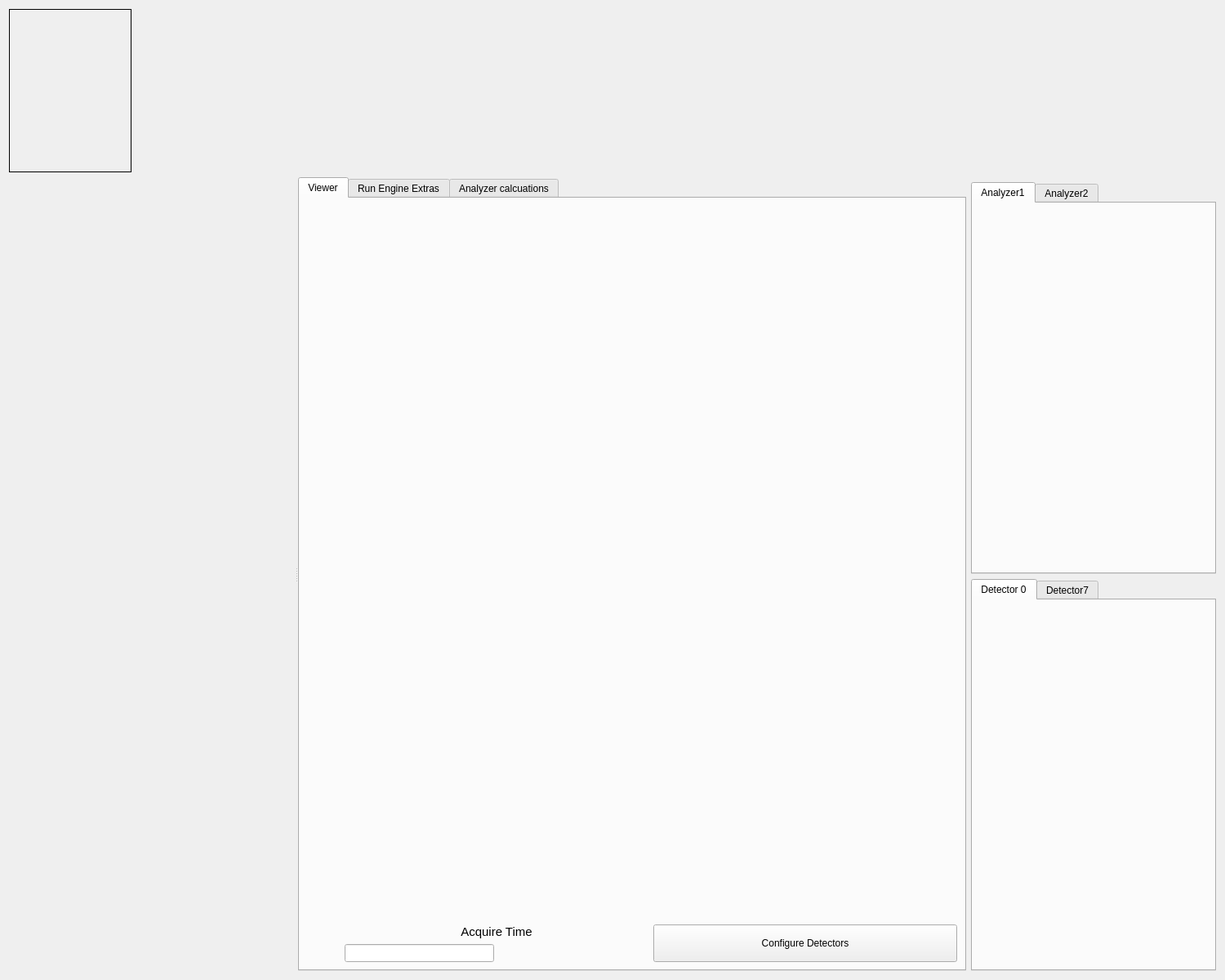
<?xml version="1.0" encoding="UTF-8"?>
<ui version="4.0">
 <class>Form</class>
 <widget class="QWidget" name="Form">
  <property name="geometry">
   <rect>
    <x>0</x>
    <y>0</y>
    <width>1500</width>
    <height>1200</height>
   </rect>
  </property>
  <property name="windowTitle">
   <string>Form</string>
  </property>
  <layout class="QVBoxLayout" name="verticalLayout_7">
   <item>
    <layout class="QHBoxLayout" name="horizontalLayout_2">
     <item>
      <widget class="PyDMEmbeddedDisplay" name="PyDMEmbeddedDisplay">
       <property name="sizePolicy">
        <sizepolicy hsizetype="Fixed" vsizetype="Fixed">
         <horstretch>0</horstretch>
         <verstretch>0</verstretch>
        </sizepolicy>
       </property>
       <property name="minimumSize">
        <size>
         <width>150</width>
         <height>200</height>
        </size>
       </property>
       <property name="maximumSize">
        <size>
         <width>150</width>
         <height>200</height>
        </size>
       </property>
       <property name="toolTip">
        <string/>
       </property>
       <property name="frameShape">
        <enum>QFrame::Box</enum>
       </property>
       <property name="filename" stdset="0">
        <string>extra_ui/reactor_power.ui</string>
       </property>
      </widget>
     </item>
     <item>
      <widget class="PyDMEmbeddedDisplay" name="RE_embedded_display">
       <property name="sizePolicy">
        <sizepolicy hsizetype="Expanding" vsizetype="Preferred">
         <horstretch>0</horstretch>
         <verstretch>0</verstretch>
        </sizepolicy>
       </property>
       <property name="minimumSize">
        <size>
         <width>0</width>
         <height>200</height>
        </size>
       </property>
       <property name="maximumSize">
        <size>
         <width>16777215</width>
         <height>200</height>
        </size>
       </property>
       <property name="toolTip">
        <string/>
       </property>
       <property name="filename" stdset="0">
        <string>re_screen.py</string>
       </property>
      </widget>
     </item>
    </layout>
   </item>
   <item>
    <layout class="QHBoxLayout" name="horizontalLayout_3">
     <item>
      <widget class="QSplitter" name="splitter">
       <property name="sizePolicy">
        <sizepolicy hsizetype="Expanding" vsizetype="Expanding">
         <horstretch>0</horstretch>
         <verstretch>0</verstretch>
        </sizepolicy>
       </property>
       <property name="orientation">
        <enum>Qt::Horizontal</enum>
       </property>
       <widget class="PyDMEmbeddedDisplay" name="PyDMEmbeddedDisplay_4">
        <property name="minimumSize">
         <size>
          <width>350</width>
          <height>0</height>
         </size>
        </property>
        <property name="toolTip">
         <string/>
        </property>
        <property name="filename" stdset="0">
         <string>re_plans.py</string>
        </property>
       </widget>
       <widget class="PyDMTabWidget" name="PyDMTabWidget">
        <property name="enabled">
         <bool>true</bool>
        </property>
        <property name="sizePolicy">
         <sizepolicy hsizetype="Expanding" vsizetype="Expanding">
          <horstretch>1</horstretch>
          <verstretch>0</verstretch>
         </sizepolicy>
        </property>
        <property name="minimumSize">
         <size>
          <width>500</width>
          <height>0</height>
         </size>
        </property>
        <property name="sizeIncrement">
         <size>
          <width>0</width>
          <height>0</height>
         </size>
        </property>
        <property name="baseSize">
         <size>
          <width>0</width>
          <height>0</height>
         </size>
        </property>
        <property name="toolTip">
         <string/>
        </property>
        <property name="whatsThis">
         <string/>
        </property>
        <property name="currentIndex">
         <number>0</number>
        </property>
        <property name="iconSize">
         <size>
          <width>30</width>
          <height>30</height>
         </size>
        </property>
        <property name="alarmChannels">
         <stringlist>
          <string></string>
          <string></string>
          <string></string>
         </stringlist>
        </property>
        <widget class="QWidget" name="Viewer_Tab">
         <property name="sizePolicy">
          <sizepolicy hsizetype="Preferred" vsizetype="Preferred">
           <horstretch>0</horstretch>
           <verstretch>0</verstretch>
          </sizepolicy>
         </property>
         <attribute name="title">
          <string>Viewer</string>
         </attribute>
         <layout class="QVBoxLayout" name="verticalLayout_9">
          <item>
           <widget class="PyDMFrame" name="Data_Viewer">
            <property name="sizePolicy">
             <sizepolicy hsizetype="Preferred" vsizetype="Preferred">
              <horstretch>0</horstretch>
              <verstretch>1</verstretch>
             </sizepolicy>
            </property>
            <property name="minimumSize">
             <size>
              <width>500</width>
              <height>500</height>
             </size>
            </property>
            <property name="toolTip">
             <string/>
            </property>
            <layout class="QVBoxLayout" name="verticalLayout_12"/>
           </widget>
          </item>
          <item>
           <layout class="QHBoxLayout" name="horizontalLayout_4">
            <item>
             <widget class="PyDMByteIndicator" name="PyDMByteIndicator">
              <property name="sizePolicy">
               <sizepolicy hsizetype="Fixed" vsizetype="Fixed">
                <horstretch>0</horstretch>
                <verstretch>0</verstretch>
               </sizepolicy>
              </property>
              <property name="minimumSize">
               <size>
                <width>40</width>
                <height>40</height>
               </size>
              </property>
              <property name="baseSize">
               <size>
                <width>0</width>
                <height>0</height>
               </size>
              </property>
              <property name="toolTip">
               <string/>
              </property>
              <property name="alarmSensitiveBorder" stdset="0">
               <bool>false</bool>
              </property>
              <property name="channel" stdset="0">
               <string>ca://${P}he3PSD:Acquire_RBV</string>
              </property>
              <property name="showLabels" stdset="0">
               <bool>false</bool>
              </property>
              <property name="circles" stdset="0">
               <bool>true</bool>
              </property>
             </widget>
            </item>
            <item>
             <layout class="QVBoxLayout" name="verticalLayout_4">
              <item>
               <widget class="PyDMLabel" name="PyDMLabel_2">
                <property name="font">
                 <font>
                  <pointsize>11</pointsize>
                 </font>
                </property>
                <property name="toolTip">
                 <string/>
                </property>
                <property name="layoutDirection">
                 <enum>Qt::LeftToRight</enum>
                </property>
                <property name="text">
                 <string>Acquire Time</string>
                </property>
                <property name="alignment">
                 <set>Qt::AlignCenter</set>
                </property>
               </widget>
              </item>
              <item>
               <layout class="QHBoxLayout" name="horizontalLayout">
                <item>
                 <widget class="PyDMLineEdit" name="PyDMLineEdit">
                  <property name="sizePolicy">
                   <sizepolicy hsizetype="Preferred" vsizetype="Fixed">
                    <horstretch>0</horstretch>
                    <verstretch>0</verstretch>
                   </sizepolicy>
                  </property>
                  <property name="minimumSize">
                   <size>
                    <width>40</width>
                    <height>0</height>
                   </size>
                  </property>
                  <property name="toolTip">
                   <string/>
                  </property>
                  <property name="channel" stdset="0">
                   <string>ca://${P}he3PSD:AcquireTime</string>
                  </property>
                 </widget>
                </item>
                <item>
                 <widget class="PyDMLabel" name="PyDMLabel">
                  <property name="toolTip">
                   <string/>
                  </property>
                  <property name="showUnits" stdset="0">
                   <bool>true</bool>
                  </property>
                  <property name="channel" stdset="0">
                   <string>ca://${P}he3PSD:AcquireTime_RBV</string>
                  </property>
                 </widget>
                </item>
               </layout>
              </item>
             </layout>
            </item>
            <item>
             <widget class="PyDMRelatedDisplayButton" name="PyDMRelatedDisplayButton">
              <property name="sizePolicy">
               <sizepolicy hsizetype="Preferred" vsizetype="Preferred">
                <horstretch>0</horstretch>
                <verstretch>0</verstretch>
               </sizepolicy>
              </property>
              <property name="minimumSize">
               <size>
                <width>150</width>
                <height>0</height>
               </size>
              </property>
              <property name="maximumSize">
               <size>
                <width>16777215</width>
                <height>16777215</height>
               </size>
              </property>
              <property name="toolTip">
               <string/>
              </property>
              <property name="text">
               <string>Configure Detectors</string>
              </property>
              <property name="filenames" stdset="0">
               <stringlist>
                <string>he3_detectors.ui</string>
                <string>he3_detectors.ui</string>
               </stringlist>
              </property>
              <property name="titles" stdset="0">
               <stringlist>
                <string>Detector 0</string>
                <string>Detector 7</string>
               </stringlist>
              </property>
              <property name="showIcon" stdset="0">
               <bool>false</bool>
              </property>
              <property name="macros" stdset="0">
               <stringlist>
                <string>DN=0</string>
                <string>DN=7</string>
               </stringlist>
              </property>
              <property name="openInNewWindow" stdset="0">
               <bool>true</bool>
              </property>
             </widget>
            </item>
           </layout>
          </item>
         </layout>
        </widget>
        <widget class="QWidget" name="RE_Extras_Tab">
         <property name="sizePolicy">
          <sizepolicy hsizetype="Preferred" vsizetype="Preferred">
           <horstretch>0</horstretch>
           <verstretch>0</verstretch>
          </sizepolicy>
         </property>
         <attribute name="title">
          <string>Run Engine Extras</string>
         </attribute>
         <layout class="QVBoxLayout" name="verticalLayout_11">
          <item>
           <widget class="PyDMEmbeddedDisplay" name="PyDMEmbeddedDisplay_3">
            <property name="toolTip">
             <string/>
            </property>
            <property name="filename" stdset="0">
             <string>re_extras.py</string>
            </property>
           </widget>
          </item>
         </layout>
        </widget>
        <widget class="QWidget" name="tab">
         <attribute name="title">
          <string>Analyzer calcuations</string>
         </attribute>
         <layout class="QVBoxLayout" name="verticalLayout_8">
          <item>
           <widget class="PyDMEmbeddedDisplay" name="PyDMEmbeddedDisplay_2">
            <property name="toolTip">
             <string/>
            </property>
            <property name="filename" stdset="0">
             <string>analyzer_calculation.py</string>
            </property>
           </widget>
          </item>
         </layout>
        </widget>
       </widget>
      </widget>
     </item>
     <item>
      <layout class="QVBoxLayout" name="verticalLayout_6">
       <property name="sizeConstraint">
        <enum>QLayout::SetDefaultConstraint</enum>
       </property>
       <item>
        <widget class="PyDMEmbeddedDisplay" name="PyDMEmbeddedDisplay_5">
         <property name="sizePolicy">
          <sizepolicy hsizetype="Fixed" vsizetype="Preferred">
           <horstretch>0</horstretch>
           <verstretch>0</verstretch>
          </sizepolicy>
         </property>
         <property name="minimumSize">
          <size>
           <width>300</width>
           <height>0</height>
          </size>
         </property>
         <property name="maximumSize">
          <size>
           <width>300</width>
           <height>16777215</height>
          </size>
         </property>
         <property name="toolTip">
          <string/>
         </property>
         <property name="macros" stdset="0">
          <string>M=m10</string>
         </property>
         <property name="filename" stdset="0">
          <string>motors_square.ui</string>
         </property>
        </widget>
       </item>
       <item>
        <widget class="PyDMTabWidget" name="PyDMTabWidget_2">
         <property name="sizePolicy">
          <sizepolicy hsizetype="Fixed" vsizetype="Expanding">
           <horstretch>0</horstretch>
           <verstretch>0</verstretch>
          </sizepolicy>
         </property>
         <property name="minimumSize">
          <size>
           <width>300</width>
           <height>0</height>
          </size>
         </property>
         <property name="maximumSize">
          <size>
           <width>300</width>
           <height>16777215</height>
          </size>
         </property>
         <property name="toolTip">
          <string/>
         </property>
         <property name="whatsThis">
          <string/>
         </property>
         <property name="currentIndex">
          <number>0</number>
         </property>
         <property name="alarmChannels">
          <stringlist>
           <string></string>
           <string></string>
          </stringlist>
         </property>
         <widget class="QWidget" name="tab_2">
          <attribute name="title">
           <string>Analyzer1</string>
          </attribute>
          <layout class="QVBoxLayout" name="verticalLayout">
           <property name="leftMargin">
            <number>0</number>
           </property>
           <property name="topMargin">
            <number>0</number>
           </property>
           <property name="rightMargin">
            <number>0</number>
           </property>
           <property name="bottomMargin">
            <number>0</number>
           </property>
           <item>
            <widget class="PyDMEmbeddedDisplay" name="PyDMEmbeddedDisplay_6">
             <property name="toolTip">
              <string/>
             </property>
             <property name="macros" stdset="0">
              <string>M=m11</string>
             </property>
             <property name="filename" stdset="0">
              <string>motors_square.ui</string>
             </property>
            </widget>
           </item>
           <item>
            <widget class="PyDMEmbeddedDisplay" name="PyDMEmbeddedDisplay_7">
             <property name="toolTip">
              <string/>
             </property>
             <property name="macros" stdset="0">
              <string>M=m13</string>
             </property>
             <property name="filename" stdset="0">
              <string>motors_square.ui</string>
             </property>
            </widget>
           </item>
           <item>
            <widget class="PyDMEmbeddedDisplay" name="PyDMEmbeddedDisplay_8">
             <property name="toolTip">
              <string/>
             </property>
             <property name="macros" stdset="0">
              <string>M=m16</string>
             </property>
             <property name="filename" stdset="0">
              <string>motors_square.ui</string>
             </property>
            </widget>
           </item>
          </layout>
         </widget>
         <widget class="QWidget" name="tab_3">
          <attribute name="title">
           <string>Analyzer2</string>
          </attribute>
          <layout class="QVBoxLayout" name="verticalLayout_2">
           <property name="leftMargin">
            <number>0</number>
           </property>
           <property name="topMargin">
            <number>0</number>
           </property>
           <property name="rightMargin">
            <number>0</number>
           </property>
           <property name="bottomMargin">
            <number>0</number>
           </property>
           <item>
            <widget class="PyDMEmbeddedDisplay" name="PyDMEmbeddedDisplay_9">
             <property name="toolTip">
              <string/>
             </property>
             <property name="macros" stdset="0">
              <string>M=m15</string>
             </property>
             <property name="filename" stdset="0">
              <string>motors_square.ui</string>
             </property>
            </widget>
           </item>
           <item>
            <widget class="PyDMEmbeddedDisplay" name="PyDMEmbeddedDisplay_10">
             <property name="toolTip">
              <string/>
             </property>
             <property name="macros" stdset="0">
              <string/>
             </property>
             <property name="filename" stdset="0">
              <string>motors_square.ui</string>
             </property>
            </widget>
           </item>
           <item>
            <widget class="PyDMEmbeddedDisplay" name="PyDMEmbeddedDisplay_11">
             <property name="toolTip">
              <string/>
             </property>
             <property name="macros" stdset="0">
              <string/>
             </property>
             <property name="filename" stdset="0">
              <string>motors_square.ui</string>
             </property>
            </widget>
           </item>
          </layout>
         </widget>
        </widget>
       </item>
       <item>
        <widget class="PyDMTabWidget" name="PyDMTabWidget_3">
         <property name="sizePolicy">
          <sizepolicy hsizetype="Fixed" vsizetype="Expanding">
           <horstretch>0</horstretch>
           <verstretch>0</verstretch>
          </sizepolicy>
         </property>
         <property name="minimumSize">
          <size>
           <width>300</width>
           <height>0</height>
          </size>
         </property>
         <property name="maximumSize">
          <size>
           <width>300</width>
           <height>16777215</height>
          </size>
         </property>
         <property name="toolTip">
          <string/>
         </property>
         <property name="whatsThis">
          <string/>
         </property>
         <property name="currentIndex">
          <number>0</number>
         </property>
         <property name="alarmChannels">
          <stringlist>
           <string></string>
           <string></string>
          </stringlist>
         </property>
         <widget class="QWidget" name="tab_4">
          <attribute name="title">
           <string>Detector 0</string>
          </attribute>
          <layout class="QVBoxLayout" name="verticalLayout_5">
           <property name="leftMargin">
            <number>0</number>
           </property>
           <property name="topMargin">
            <number>0</number>
           </property>
           <property name="rightMargin">
            <number>0</number>
           </property>
           <property name="bottomMargin">
            <number>0</number>
           </property>
           <item>
            <widget class="PyDMEmbeddedDisplay" name="PyDMEmbeddedDisplay_13">
             <property name="toolTip">
              <string/>
             </property>
             <property name="macros" stdset="0">
              <string>M=m9</string>
             </property>
             <property name="filename" stdset="0">
              <string>motors_square.ui</string>
             </property>
            </widget>
           </item>
          </layout>
         </widget>
         <widget class="QWidget" name="tab_Detector7">
          <attribute name="title">
           <string>Detector7</string>
          </attribute>
          <layout class="QVBoxLayout" name="verticalLayout_3">
           <property name="leftMargin">
            <number>0</number>
           </property>
           <property name="topMargin">
            <number>0</number>
           </property>
           <property name="rightMargin">
            <number>0</number>
           </property>
           <property name="bottomMargin">
            <number>0</number>
           </property>
           <item>
            <widget class="PyDMEmbeddedDisplay" name="PyDMEmbeddedDisplay_12">
             <property name="toolTip">
              <string/>
             </property>
             <property name="macros" stdset="0">
              <string/>
             </property>
             <property name="filename" stdset="0">
              <string>motors_square.ui</string>
             </property>
            </widget>
           </item>
          </layout>
         </widget>
        </widget>
       </item>
      </layout>
     </item>
    </layout>
   </item>
  </layout>
 </widget>
 <customwidgets>
  <customwidget>
   <class>PyDMTabWidget</class>
   <extends>QTabWidget</extends>
   <header>pydm.widgets.tab_bar</header>
  </customwidget>
  <customwidget>
   <class>PyDMLabel</class>
   <extends>QLabel</extends>
   <header>pydm.widgets.label</header>
  </customwidget>
  <customwidget>
   <class>PyDMByteIndicator</class>
   <extends>QWidget</extends>
   <header>pydm.widgets.byte</header>
  </customwidget>
  <customwidget>
   <class>PyDMEmbeddedDisplay</class>
   <extends>QFrame</extends>
   <header>pydm.widgets.embedded_display</header>
  </customwidget>
  <customwidget>
   <class>PyDMFrame</class>
   <extends>QFrame</extends>
   <header>pydm.widgets.frame</header>
   <container>1</container>
  </customwidget>
  <customwidget>
   <class>PyDMLineEdit</class>
   <extends>QLineEdit</extends>
   <header>pydm.widgets.line_edit</header>
  </customwidget>
  <customwidget>
   <class>PyDMRelatedDisplayButton</class>
   <extends>QPushButton</extends>
   <header>pydm.widgets.related_display_button</header>
  </customwidget>
 </customwidgets>
 <resources/>
 <connections/>
</ui>
